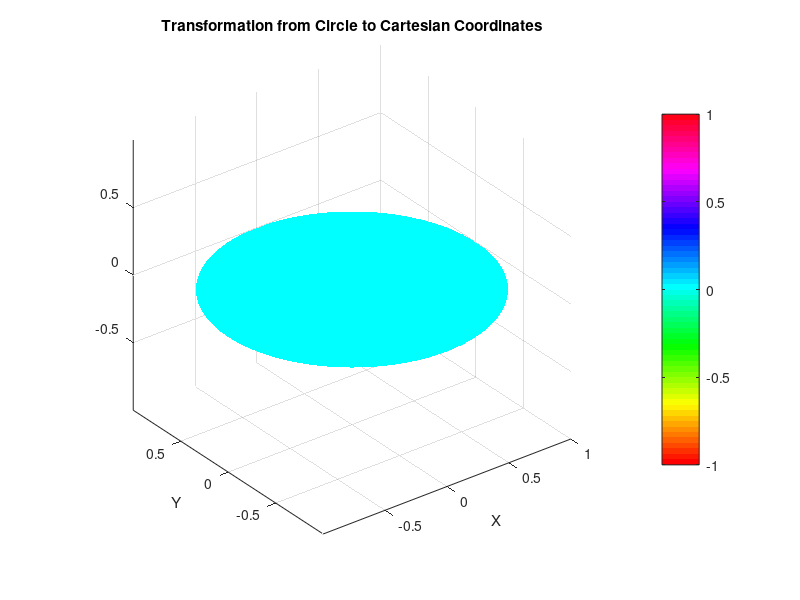

The MATLAB source for this figure:
function plot_circle_transformation_to_cartesian()
    % Plots the transformation from a circle to Cartesian coordinates using polar coordinates.
    % r is the radius of the circle.
    r = 1;
    % Create a grid of u and v values
    [u, v] = meshgrid(linspace(0, 1, 100), linspace(0, 1, 100));  % Normalized grid
    theta = v * 2 * pi;  % v scaled to [0, 2*pi]
    rho = u * r;  % Radius, u scaled from [0, 1] to [0, r]

    % Perform the transformation
    x = rho .* cos(theta);
    y = rho .* sin(theta);
    
    % Plot the transformation
    figure;
    surf(x, y, zeros(size(x)), 'EdgeColor', 'none');  % Plot in the XY plane
    colormap('hsv');  % Use a color map to distinguish different angles
    colorbar;
    axis equal;  % Ensure the aspect ratio shows the circle correctly
    xlabel('X');
    ylabel('Y');
    title('Transformation from Circle to Cartesian Coordinates');
end
